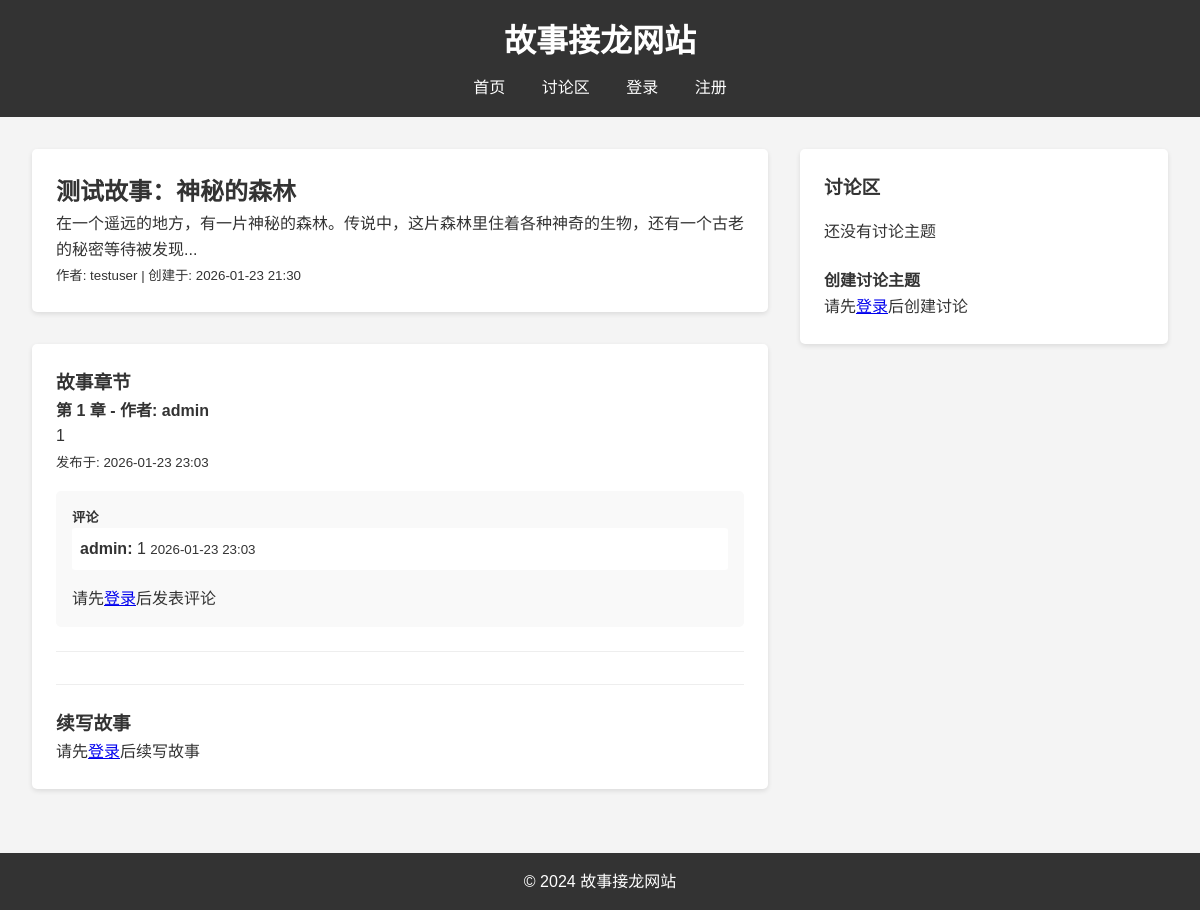
The app's page /stories/1, older data.
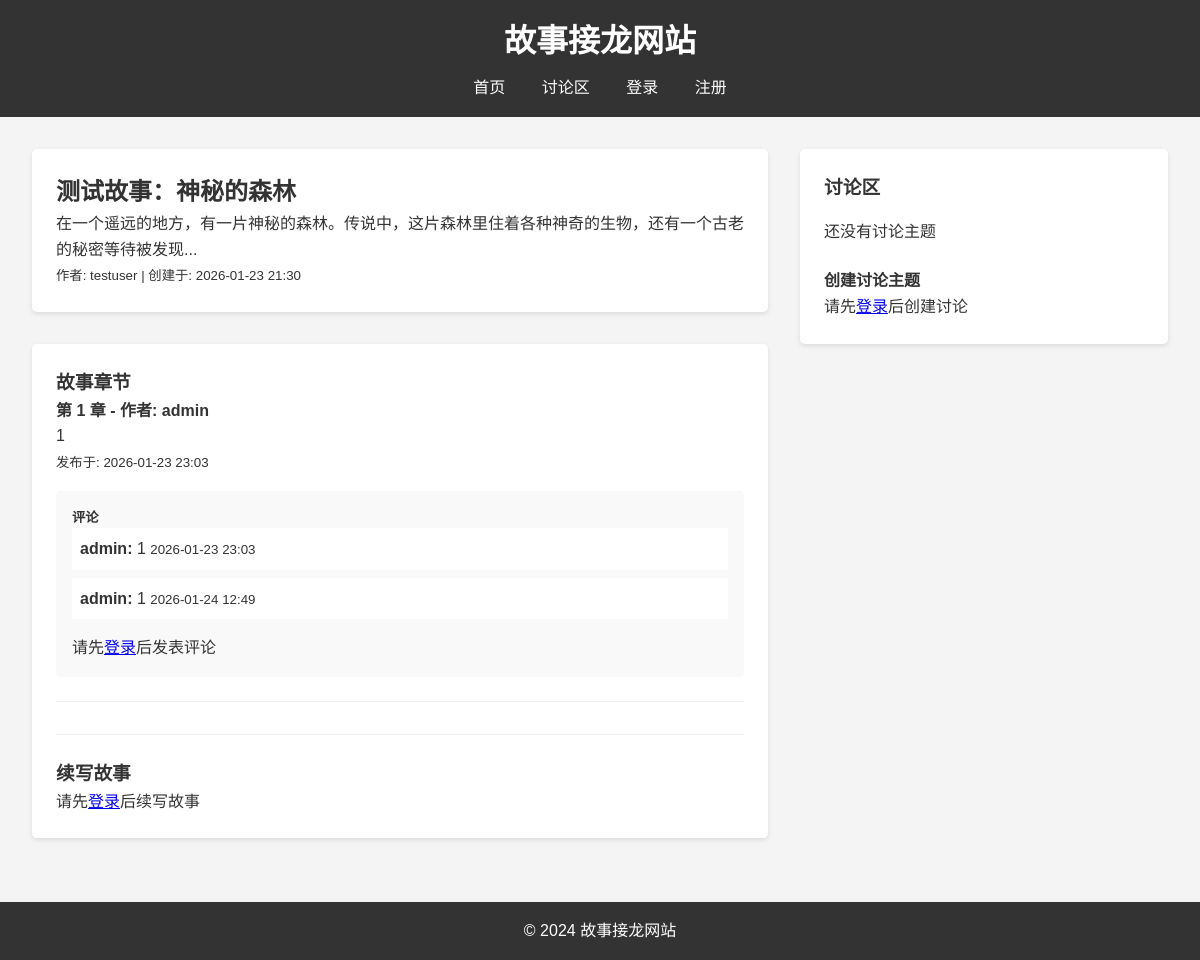
The same page, newer data.
### database.py (models this page shows)
class StoryDB(Base):
    __tablename__ = "stories"
    id = Column(Integer, primary_key=True, index=True)
    title = Column(String(200), nullable=False)
    content = Column(Text, nullable=False)
    author_id = Column(Integer, ForeignKey("users.id"), nullable=False)
    created_at = Column(DateTime, default=datetime.now)
    updated_at = Column(DateTime, default=datetime.now)
    author = relationship("UserDB", back_populates="stories")
    chapters = relationship("StoryChapterDB", back_populates="story")

class UserDB(Base):
    __tablename__ = "users"
    id = Column(Integer, primary_key=True, index=True)
    username = Column(String(50), unique=True, index=True, nullable=False)
    email = Column(String(100), unique=True, index=True, nullable=False)
    password_hash = Column(String(255), nullable=False)
    role = Column(String(20), default="user")
    registered_at = Column(DateTime, default=datetime.now)
    active_count = Column(Integer, default=0)
    points = Column(Integer, default=0)
    credit = Column(Float, default=100.0)
    stories = relationship("StoryDB", back_populates="author")
    chapters = relationship("StoryChapterDB", back_populates="author")
    chapter_comments = relationship("ChapterCommentDB", back_populates="author")
    discussions = relationship("DiscussionDB", back_populates="author")
    discussion_comments = relationship("DiscussionCommentDB", back_populates="author")

class StoryChapterDB(Base):
    __tablename__ = "story_chapters"
    id = Column(Integer, primary_key=True, index=True)
    story_id = Column(Integer, ForeignKey("stories.id"), nullable=False)
    content = Column(Text, nullable=False)
    author_id = Column(Integer, ForeignKey("users.id"), nullable=False)
    author_name = Column(String(50), nullable=False)
    created_at = Column(DateTime, default=datetime.now)
    story = relationship("StoryDB", back_populates="chapters")
    author = relationship("UserDB", back_populates="chapters")
    comments = relationship("ChapterCommentDB", back_populates="chapter")

class ChapterCommentDB(Base):
    __tablename__ = "chapter_comments"
    id = Column(Integer, primary_key=True, index=True)
    chapter_id = Column(Integer, ForeignKey("story_chapters.id"), nullable=False)
    content = Column(Text, nullable=False)
    author_id = Column(Integer, ForeignKey("users.id"), nullable=False)
    author_name = Column(String(50), nullable=False)
    created_at = Column(DateTime, default=datetime.now)
    chapter = relationship("StoryChapterDB", back_populates="comments")
    author = relationship("UserDB", back_populates="chapter_comments")

### routers/stories.py (the view)
@router.get("/stories/{story_id}", response_class=HTMLResponse)
async def read_story(request: Request, story_id: int, db: Session = Depends(get_db)):
    story = get_story_by_id(db, story_id)
    if not story:
        return RedirectResponse(url="/")
    from crud import get_user_by_id
    story_author = get_user_by_id(db, story.author_id)
    story_author_name = story_author.username if story_author else "未知作者"
    chapters = get_chapters_by_story(db, story_id)
    chapter_comments = {}
    for chapter in chapters:
        comments = get_comments_by_chapter(db, chapter.id)
        chapter_comments[chapter.id] = comments
    current_user = await get_current_user(request, db)
    return templates.TemplateResponse(
        "story_detail.html",
        {
            "request": request,
            "story": story,
            "story_author_name": story_author_name,
            "chapters": chapters,
            "chapter_comments": chapter_comments,
            "current_user": current_user
        }
    )

### templates/story_detail.html (shortened to what this page needs)
{% extends "base.html" %}
{% block content %}
    <div class="story-detail-container">
        <div class="story-main">
            <section class="story-info">
                <h2>{{ story.title }}</h2>
                <div class="story-content">
                    <p>{{ story.content }}</p>
                    <small>作者: {{ story_author_name }} | 创建于: {{ story.created_at.strftime('%Y-%m-%d %H:%M') }}</small>
                </div>
            </section>
            <section class="chapters">
                <h3>故事章节</h3>
                {% if chapters %}
                    {% for chapter in chapters %}
                        <div class="chapter" id="chapter-{{ chapter.id }}">
                            <h4>第 {{ loop.index }} 章 - 作者: {{ chapter.author_name }}</h4>
                            <p>{{ chapter.content }}</p>
                            <small>发布于: {{ chapter.created_at.strftime('%Y-%m-%d %H:%M') }}</small>
                            <div class="chapter-comments">
                                <h5>评论</h5>
                                {% if chapter_comments.get(chapter.id) %}
                                    <ul>
                                        {% for comment in chapter_comments[chapter.id] %}
                                            <li>
                                                <strong>{{ comment.author_name }}:</strong> {{ comment.content }}
                                                <small>{{ comment.created_at.strftime('%Y-%m-%d %H:%M') }}</small>
                                            </li>
                                        {% endfor %}
                                    </ul>
                                {% else %}
                                    <p>暂无评论</p>
                                {% endif %}
                                {% if current_user %}
                                    <form action="/stories/{{ story.id }}/chapters/{{ chapter.id }}/comment" method="post">
                                        <div>
                                            <label for="comment-content-{{ chapter.id }}">评论内容:</label>
                                            <textarea id="comment-content-{{ chapter.id }}" name="content" rows="2" required></textarea>
                                        </div>
                                        <button type="submit">发表评论</button>
                                    </form>
                                {% else %}
                                    <p class="login-prompt">请先<a href="/login">登录</a>后发表评论</p>
                                {% endif %}
                            </div>
                        </div>
                    {% endfor %}
                {% else %}
                    <p>还没有章节，快来续写故事吧！</p>
                {% endif %}
                <div class="add-chapter">
                    <h3>续写故事</h3>
                    {% if current_user %}
                        <form action="/stories/{{ story.id }}/chapters" method="post">
                            <div>
                                <label for="chapter-content">章节内容:</label>
                                <textarea id="chapter-content" name="content" rows="5" required></textarea>
                            </div>
                            <button type="submit">发表章节</button>
                        </form>
                    {% else %}
                        <p class="login-prompt">请先<a href="/login">登录</a>后续写故事</p>
                    {% endif %}
                </div>
            </section>
        </div>
        <aside class="discussion-sidebar">
            <section class="discussion-section">
                <h3>讨论区</h3>
                {% if discussions %}
                    <ul>
                        {% for discussion in discussions %}
                            <li>
                                <h4>{{ discussion.title }}</h4>
                                <p>{{ discussion.content[:100] }}...</p>
                                <small>作者: {{ discussion.author_name }} | {{ discussion.created_at.strftime('%Y-%m-%d %H:%M') }}</small>
                            </li>
                        {% endfor %}
                    </ul>
                {% else %}
                    <p>还没有讨论主题</p>
                {% endif %}
                <div class="add-discussion">
                    <h4>创建讨论主题</h4>
                    {% if current_user %}
                        <form action="/discussion" method="post">
                            <div>
                                <label for="discussion-title">标题:</label>
                                <input type="text" id="discussion-title" name="title" required>
                            </div>
                            <div>
                                <label for="discussion-content">内容:</label>
                                <textarea id="discussion-content" name="content" rows="3" required></textarea>
                            </div>
                            <button type="submit">创建讨论</button>
                        </form>
                    {% else %}
                        <p class="login-prompt">请先<a href="/login">登录</a>后创建讨论</p>
                    {% endif %}
                </div>
            </section>
        </aside>
    </div>
{% endblock %}

### templates/base.html (shortened to what this page needs)
<!DOCTYPE html>
<html lang="zh-CN">
<head>
    <link rel="stylesheet" href="{{ url_for('static', path='/css/styles.css') }}">
</head>
<body>
    <header>
        <h1>故事接龙网站</h1>
        <nav>
            <a href="/">首页</a>
            <a href="/discussion">讨论区</a>
            {% if current_user %}
                <span class="user-info">
                    欢迎, {{ current_user.username }}!
                    (积分: {{ current_user.points }} | 信用: {{ "%.1f"|format(current_user.credit) }})
                </span>
                <a href="/logout">登出</a>
            {% else %}
                <a href="/login">登录</a>
                <a href="/register">注册</a>
            {% endif %}
        </nav>
    </header>
    <main>
        {% block content %}{% endblock %}
    </main>
    <footer>
        <p>&copy; 2024 故事接龙网站</p>
    </footer>
</body>
</html>

### static/css/styles.css (style rules this page uses)
* { margin: 0; padding: 0; box-sizing: border-box; }
body { font-family: Arial, sans-serif; line-height: 1.6; color: #333; background-color: #f4f4f4; }
header { background-color: #333; color: #fff; padding: 1rem; text-align: center; }
header h1 { margin-bottom: 0.5rem; }
nav a { color: #fff; text-decoration: none; margin: 0 1rem; }
main { max-width: 1200px; margin: 0 auto; padding: 2rem; }
.story-detail-container { display: grid; grid-template-columns: 2fr 1fr; gap: 2rem; }
.story-info { background-color: #fff; padding: 1.5rem; border-radius: 5px; box-shadow: 0 2px 5px rgba(0, 0, 0, 0.1); margin-bottom: 2rem; }
.chapters { background-color: #fff; padding: 1.5rem; border-radius: 5px; box-shadow: 0 2px 5px rgba(0, 0, 0, 0.1); }
.chapter { margin-bottom: 2rem; padding-bottom: 1.5rem; border-bottom: 1px solid #eee; }
.chapter-comments { margin-top: 1rem; padding: 1rem; background-color: #f9f9f9; border-radius: 5px; }
.chapter-comments ul { list-style: none; margin-bottom: 1rem; }
.chapter-comments li { margin-bottom: 0.5rem; padding: 0.5rem; background-color: #fff; border-radius: 3px; }
.add-chapter { margin-top: 2rem; padding-top: 1.5rem; border-top: 1px solid #eee; }
.discussion-sidebar { background-color: #fff; padding: 1.5rem; border-radius: 5px; box-shadow: 0 2px 5px rgba(0, 0, 0, 0.1); height: fit-content; }
.discussion-section h3 { margin-bottom: 1rem; }
.add-discussion { margin-top: 1.5rem; }
footer { background-color: #333; color: #fff; text-align: center; padding: 1rem; margin-top: 2rem; }

Row changes from the older to the newer data that the page shows:
added ChapterCommentDB: author_name "admin", content "1", created_at "2026-01-24 12:49"
